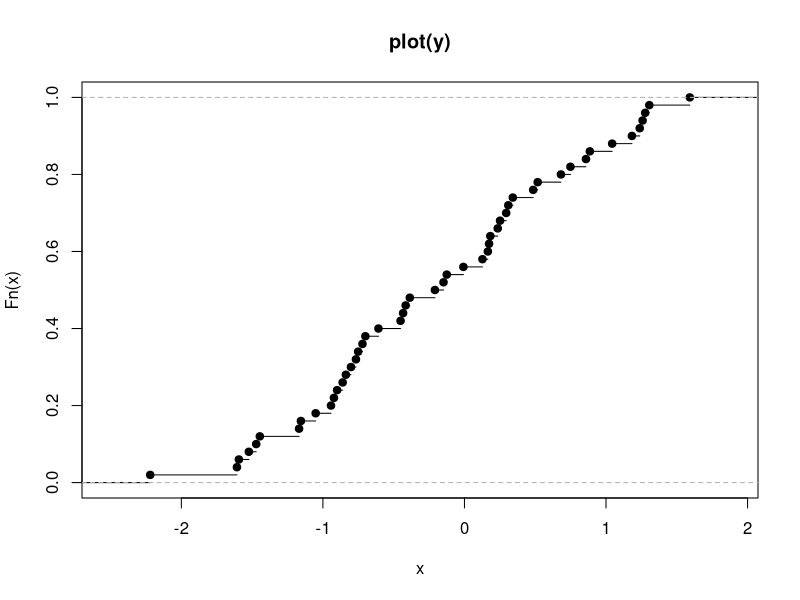

Write the R code that produced this figure.
## empirical CDF
x = rnorm(50)
y = ecdf(x)
summary(x)

# plot
plot(y,main="plot(y)")

## Reference: http://support.minitab.com/en-us/minitab/17/topic-library/basic-statistics-and-graphs/graphs/graphs-of-distributions/empirical-cdf-plots/empirical-cdf-plot/